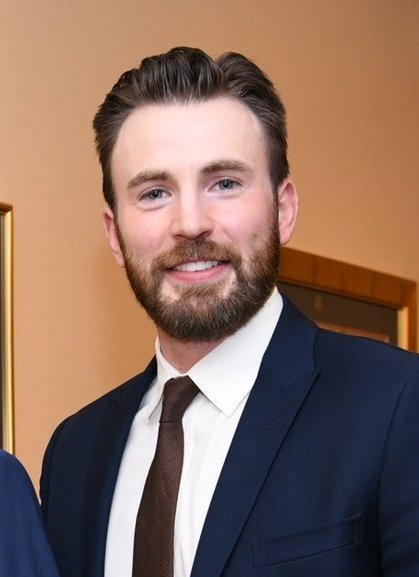
#> input picture frontend/img/db_reference.jpg, 419 x 577 px
$ python -i image_utils.py   (imports and definitions only)
#> lines starting #> are read from the running program, lines starting #| are printed output that depends on the picture
"""
Image processing utilities
"""
import cv2
import numpy as np
from pathlib import Path
from typing import List, Dict, Tuple
import logging

logger = logging.getLogger(__name__)


# [92 lines left out: functions draw_bounding_boxes, create_face_grid, not called in this run]


def enhance_image_quality(image_path: str, output_path: str) -> bool:
    """
    Enhance image quality for better face detection
    Returns True if successful
    """
#> called with image_path = '../../frontend/img/db_reference.jpg', output_path = 'out.png'
    try:
        img = cv2.imread(image_path)
#> img is the input picture: shape (577, 419, 3); mean B, G, R 95.8, 109.3, 138

        # Apply CLAHE (Contrast Limited Adaptive Histogram Equalization)
        lab = cv2.cvtColor(img, cv2.COLOR_BGR2LAB)
#> lab: shape (577, 419, 3); mean of channels 0, 1, 2 120.9, 138.6, 139.2
        l, a, b = cv2.split(lab)
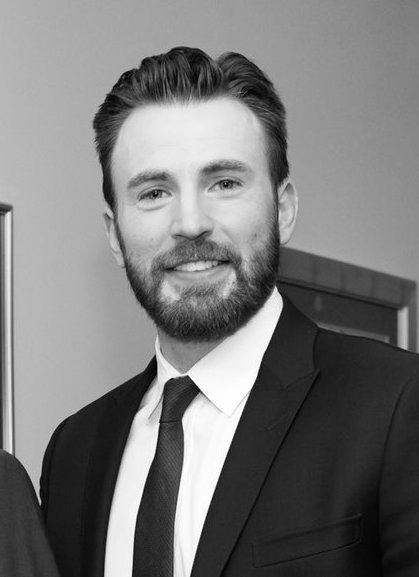
#> l: shape (577, 419); min 0, max 255, mean 120.9
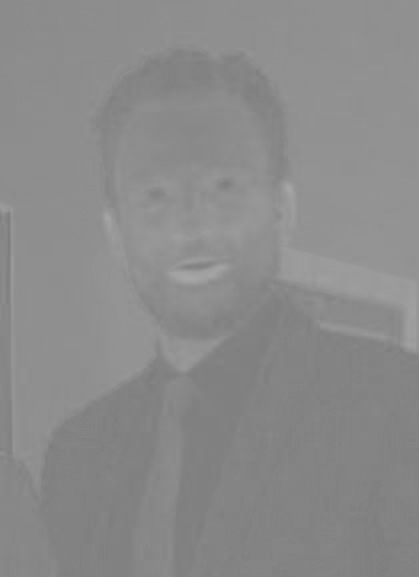
#> a: shape (577, 419); min 124, max 167, mean 138.6
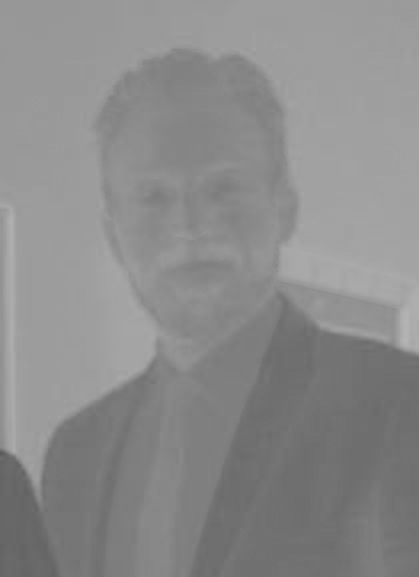
#> b: shape (577, 419); min 89, max 181, mean 139.2

        clahe = cv2.createCLAHE(clipLimit=3.0, tileGridSize=(8, 8))
        l = clahe.apply(l)
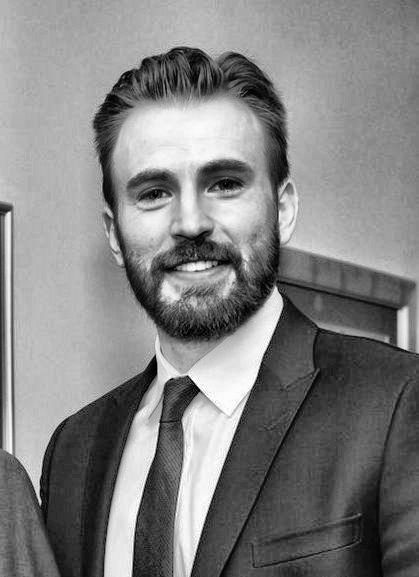
#> l: shape (577, 419); min 0, max 255, mean 129.3

        enhanced = cv2.merge([l, a, b])
#> enhanced: shape (577, 419, 3); mean of channels 0, 1, 2 129.3, 138.6, 139.2
        enhanced = cv2.cvtColor(enhanced, cv2.COLOR_LAB2BGR)
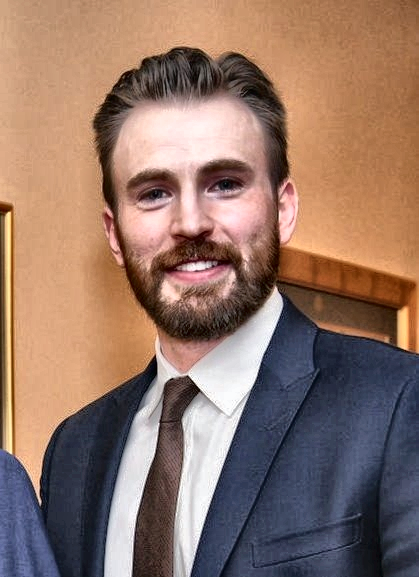
#> enhanced: shape (577, 419, 3); mean B, G, R 103.6, 116.7, 145.5

        # Denoise
        enhanced = cv2.fastNlMeansDenoisingColored(enhanced, None, 10, 10, 7, 21)

        cv2.imwrite(output_path, enhanced)

        return True

    except Exception as e:
        logger.error(f"Error enhancing image: {str(e)}")
        return False

>>> result = enhance_image_quality('../../frontend/img/db_reference.jpg', 'out.png')
